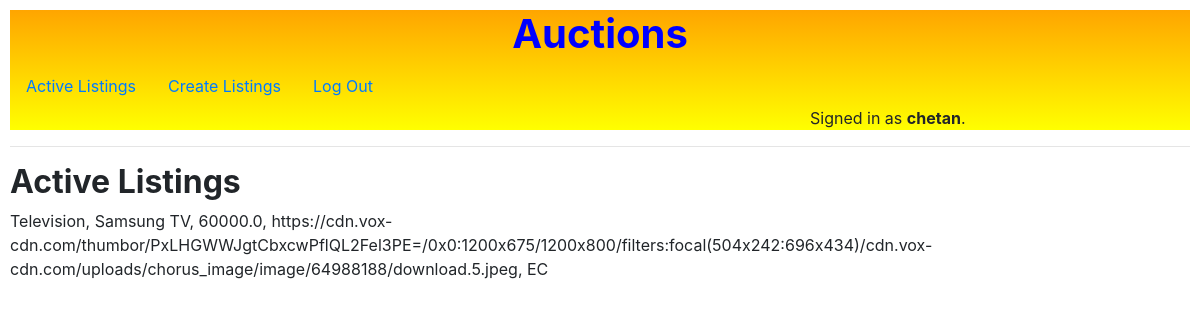
/item/7 (signed in), run on the app's committed database.
### auctions/models.py (models this page shows)
class User(AbstractUser):
    pass

class listings(models.Model):
    item_id = models.AutoField(primary_key=True)
    item_image = models.URLField(blank=True)
    item_title = models.CharField(max_length=128)
    item_des = models.TextField()
    item_price = models.FloatField()
    create_time = models.DateTimeField(auto_now_add=True)
    item_category = models.CharField(choices = Categories, max_length=2)
    avail_item = models.BooleanField(default=True)
    user = models.ForeignKey(User, on_delete=models.CASCADE, null=True, blank=True)
    item_winner = models.ForeignKey(User, on_delete=models.CASCADE, null=True, related_name="Winner")
    def __str__(self):
        return f"{self.item_title}, {self.item_des}, {self.item_price}, {self.item_image}, {self.item_category}"

### auctions/views.py (the view)
# urls.py: path("item/<int:id>", views.item, name="item")
def item(request, id):
    obj = listings.objects.get(item_id=id)
    return render(request, "auctions/item.html", {
        "item" : obj
    })

### auctions/templates/auctions/item.html
{% extends "auctions/layout.html" %}
{% block body %}
    <h2>Active Listings</h2>
    {{ item }}
{% endblock %}

### auctions/templates/auctions/layout.html (shortened to what this page needs)
{% load static %}
<!DOCTYPE html>
<html lang="en">
    <head>
        <link rel="stylesheet" href="https://stackpath.bootstrapcdn.com/bootstrap/4.4.1/css/bootstrap.min.css">
        <link href="{% static 'auctions/styles.css' %}" rel="stylesheet" type="text/css">
    </head>
    <body>
        <div class="body-header">
        <h1>Auctions</h1>
        <ul class="nav">
            <li class="nav-item">
                <a class="nav-link" href="{% url 'index' %}">Active Listings</a>
            </li>
            {% if user.is_authenticated %}
                <li class="nav-item">
                    <a class="nav-link" href="{% url 'create_listing' %}">Create Listings</a>
                </li>
                <li class="nav-item">
                    <a class="nav-link" href="{% url 'logout' %}">Log Out</a>
                </li>
            {% endif %}
            <li class="nav-item" id="status">
            {% if user.is_authenticated %}
                Signed in as <strong>{{ user.username }}</strong>.
            {% else %}
                Not signed in.
            {% endif %}
            </li>
        </ul>
        </div>
        <hr>
        {% block body %}
        {% endblock %}
    </body>
</html>

### auctions/static/auctions/styles.css (style rules this page uses)
body { padding: 10px; background-color: white; }
.body-header { background-image: linear-gradient(-180deg, orange, yellow); }
h1 { color: blue; font-weight: bolder; text-align: center; }
h2 { font-weight: bold; }
#status { text-align: right; margin-left: 800px; }

### data on the page
User: username "chetan"
listings: item_title+item_des+item_price "Television, Samsung TV, 60000.0, https://cdn.vox-cdn.com/thumbor/PxLHGWWJgtCbxcwPflQL2Fel3PE=/0x0:1200x675/1200x800/filters:focal(504x242:696x434)/cdn.vox-cdn.com/uploads/chorus_image/image/64988188/download.5.jpeg, EC"
